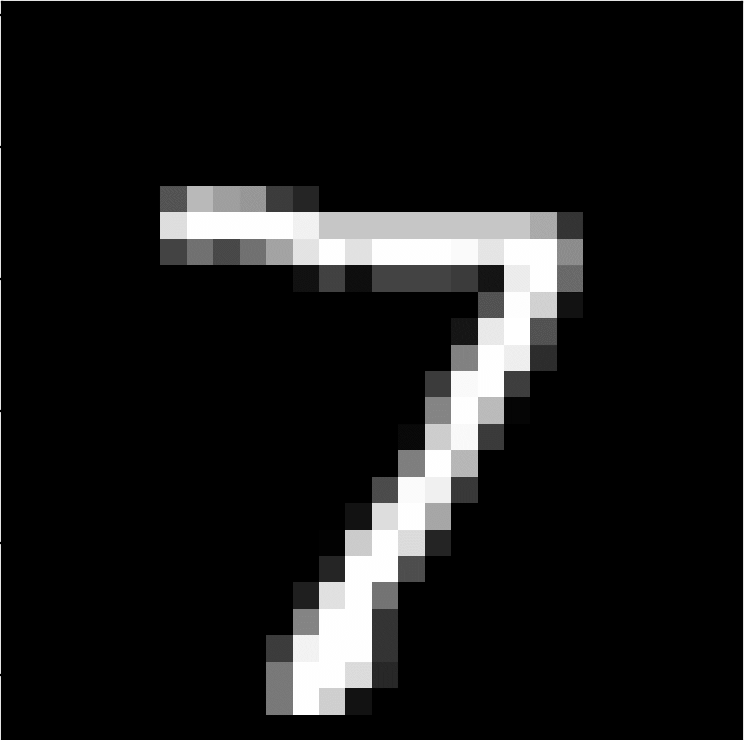
#> input picture backend/nvidia-triton/images/sample_image.png, 1490 x 1480 px (shown at 1/2 size)
$ python triton_infer.py
#> lines starting #> are read from the running program, lines starting #| are printed output that depends on the picture
#> further down, image is the input picture: PIL image 1490x1480 P; min 0, max 255, mean 24.7
import numpy as np
import tritonclient.http as httpclient
from PIL import Image


def preprocess(image):
    image = image.resize((28, 28))
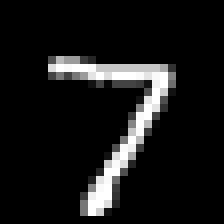
#> image: PIL image 28x28 P (shown 8 times larger); min 0, max 255, mean 23.5
    image = np.array(image).astype(np.float32)
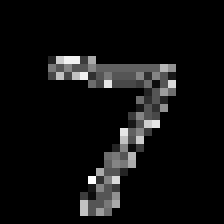
#> image: shape (28, 28) float32 (shown 8 times larger); min 0, max 21, mean 1.3; drawn with min black and max white
    image = image.reshape(1, 28, 28, 1)
    image = image.transpose(0, 3, 1, 2)

    return image


def postprocess_output(preds):
    return np.argmax(np.squeeze(preds))


if __name__ == "__main__":
    image = Image.open("images/sample_image.png")
    image = preprocess(image)

    # Create the inference context for the model.
    model_name = "onnx-mnist"
    model_version = 1
#> (the run stopped early here; a loop or call above may not have finished)
